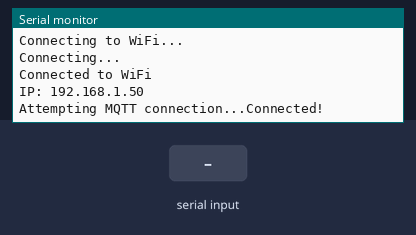
The sketch below on a simulated ESP8266 (NodeMCU). Shown: the last lines printed to the serial monitor. The inputs (shaded band) are chosen by the test bench. WiFi joins after 1.5 s; servers stay silent unless stated; no MQTT or app messages arrive unless stated.

Above: at 5.3 s.
5.4 s: ",\n" received over Serial
At 8.3 s:
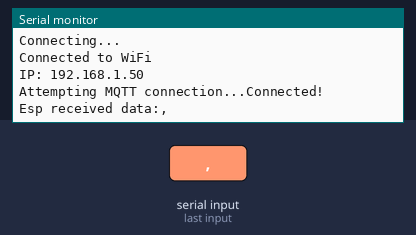
8.4 s: "5\n" received over Serial
At 11.2 s:
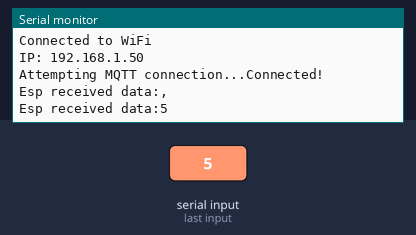
11.4 s: "1,90,45\n" received over Serial
At 14.1 s:
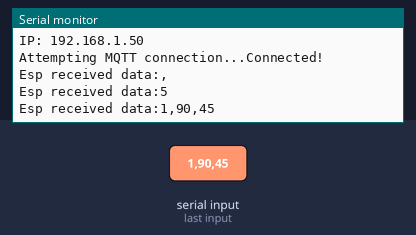

The sketch:

esp8266Sketch.ino
```cpp
#include <ESP8266WiFi.h>
#include <PubSubClient.h>

// MQTT broker details
const char *mqtt_server_ip = "***.***.***.***"; // Set the MQTT Server IP address
const int mqtt_port = 1883; // Set the /MQTT Server port
const char *mqtt_username = "******"; // Set the login credentials
const char *mqtt_password = "******";

void mqttConnection();
void connectToWiFi();
void receiveData();
void clearSerialBuffer();

const char *ssid = "******"; // Set the SSID
const char *password = "******"; // Set the password

unsigned long previousMillis = 0; // Variable to store the last time connection attemption
const long interval = 100;        // Interval between connection in milliseconds (100 ms)

const char *mqttTopics[] = {
  "arduino/humidity/dht22",
  "arduino/temprerature/dht22",
  "arduino/temprerature/bmp280",
  "arduino/pressure/bmp280",
  "arduino/altitude/bmp280",
  "arduino/carbon_monoxide/mq7",
  "arduino/light_intensity/ldr"
};

// Create a WiFiClient object to connect to the MQTT broker
WiFiClient espClient;
PubSubClient client(espClient);

void setup()
{
    Serial.begin(115200);
    WiFi.mode(WIFI_STA);
    connectToWiFi();
    delay(2100); // Delay to let the serial console settle
    client.setServer(mqtt_server_ip, mqtt_port);
}

void loop()
{
    connectToWiFi();
    if (!client.connected())
    {
        mqttConnection();
        delay(2000);
    }
    client.loop();

    receiveData();
}

void connectToWiFi()
{
    if (WiFi.status() != WL_CONNECTED)
    {
        clearSerialBuffer();
        Serial.println("Connecting to WiFi...");
        WiFi.begin(ssid, password);
        while (WiFi.status() != WL_CONNECTED)
        {
            delay(2000);
            Serial.println("Connecting...");
        }
        Serial.println("Connected to WiFi");
        Serial.print("IP: ");
        Serial.println(WiFi.localIP());
    }
}

void mqttConnection()
{
    // Loop until we're reconnected to the MQTT broker
    while (!client.connected())
    {
        unsigned long currentMillis = millis();

        if (currentMillis - previousMillis >= interval)
        {
            clearSerialBuffer();
            Serial.print("Attempting MQTT connection...");
            // Attempt to connect
            if (client.connect("ESP8266Client", mqtt_username, mqtt_password))
            {
                Serial.println("Connected!");
            }
            else
            {
                Serial.print("failed, rc=");
                Serial.print(client.state());
                Serial.println(" try again in 5 seconds");
            }

            previousMillis = currentMillis;
        }
    }
}

void receiveData()
{
    String incomingData = "";
    if (Serial.available() > 0)
    {
        delay(2000);
        incomingData = Serial.readStringUntil('\n');

        clearSerialBuffer();
        Serial.println("Esp received data:" + incomingData);

        float values[7];
        // Parse received string into float values
        int valueIndex = 0;
        int startIndex = 0;
        for (int i = 0; i < incomingData.length(); i++) {
            if (incomingData.charAt(i) == ',') {
                values[valueIndex++] = incomingData.substring(startIndex, i).toFloat(); // Extract substring and convert to float
                startIndex = i + 1; // Update start index for next substring
            }
        }

        // Handle the last float value after the last comma
        if (valueIndex < 7) {
            values[valueIndex] = incomingData.substring(startIndex).toFloat();
        }

        for (int i = 0; i < 7; i++) {
            char charArray[10]; // Character array to hold the string representation
            dtostrf(values[i], 7, 2, charArray); // Parameters: value, width, precision, buffer

            client.publish(mqttTopics[i], charArray);
        }
    }
}


void clearSerialBuffer() {
    while (Serial.available() > 0) {
        Serial.read();  // Read and discard all available bytes
    }
}
```

Measured:
- after the input at 5.4 s, the serial monitor: prints a new line after 2.8 s (image 1)
- after the input at 8.4 s, the serial monitor: prints a new line after 2.0 s (image 2)
- after the input at 11.4 s, the serial monitor: prints a new line after 2.0 s (image 3)
